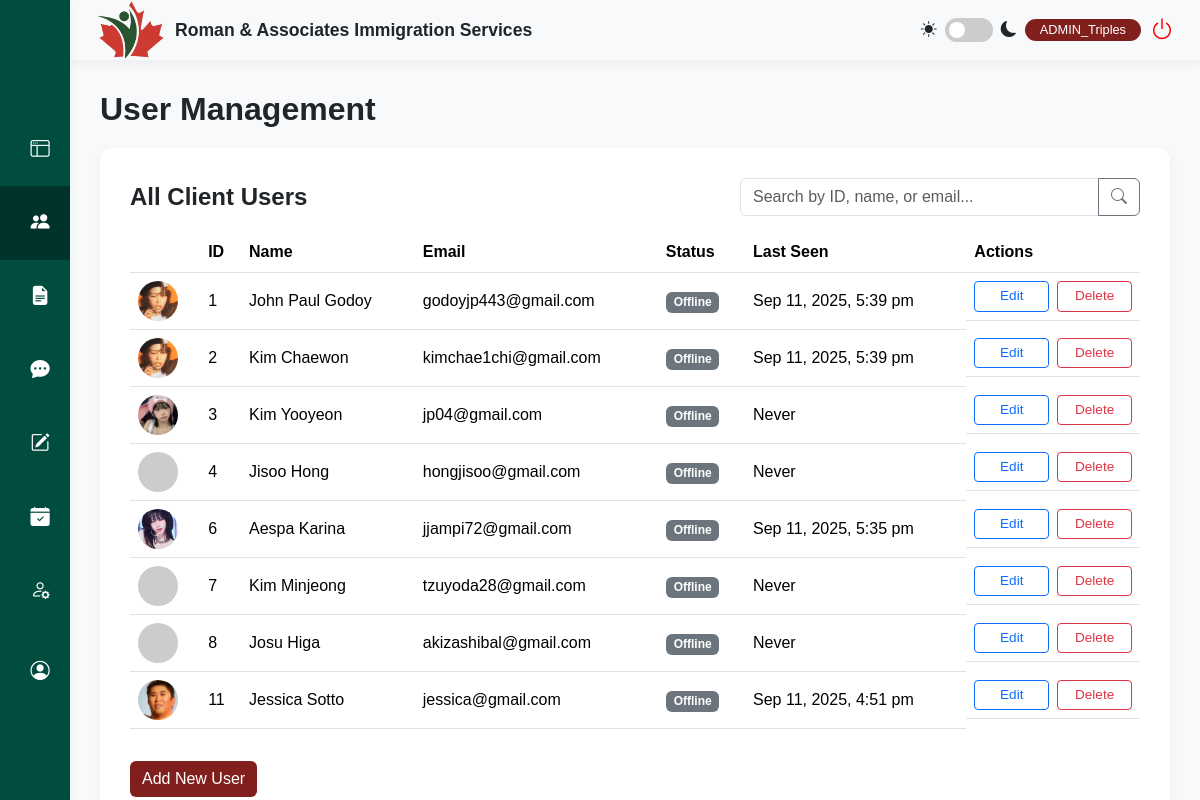
Before: /admin/user_management.php (signed in) with the older database file.
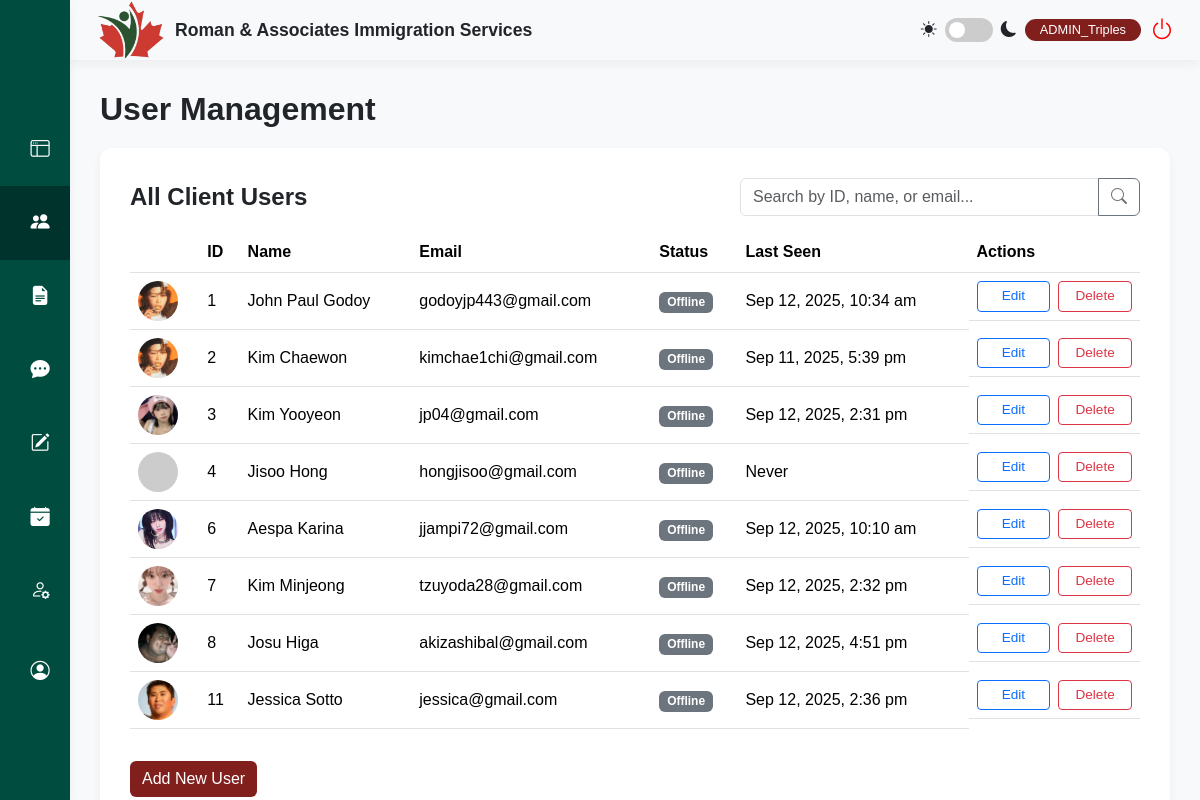
After: the same page with the newer database file.
### tables this page shows
CREATE TABLE `users` (
  `id` int(11) NOT NULL,
  `firstName` varchar(50) NOT NULL,
  `lastName` varchar(50) NOT NULL,
  `address` varchar(255) NOT NULL,
  `phone` varchar(20) NOT NULL,
  `email` varchar(100) NOT NULL,
  `password` varchar(255) NOT NULL,
  `profileImage` varchar(255) DEFAULT NULL,
  `location` varchar(255) DEFAULT NULL,
  `birthday` date DEFAULT NULL,
  `facebook` varchar(255) DEFAULT NULL,
  `instagram` varchar(255) DEFAULT NULL,
  `gmail` varchar(255) DEFAULT NULL,
  `email_notifications` tinyint(1) NOT NULL DEFAULT 1,
  `dark_mode` tinyint(1) NOT NULL DEFAULT 0,
  `documents_uploaded` tinyint(1) NOT NULL DEFAULT 0,
  `profile_picture_uploaded` tinyint(1) NOT NULL DEFAULT 0,
  `birthday_added` tinyint(1) NOT NULL DEFAULT 0,
  `social_links_added` tinyint(1) NOT NULL DEFAULT 0,
  `has_seen_tour` tinyint(1) NOT NULL DEFAULT 0,
  `role` varchar(50) NOT NULL DEFAULT 'client',
  `status` varchar(50) NOT NULL DEFAULT 'Inactive',
  `last_login` datetime DEFAULT NULL,
  `last_activity` datetime DEFAULT NULL,
  `reset_token_hash` varchar(64) DEFAULT NULL,
  `reset_token_expires_at` datetime DEFAULT NULL
);

### admin/user_management.php (the view, shortened to what this page needs)
<?php
require_once '../config.php';
$active_page = "user_management";
$users = [];
$sql_users = "SELECT id, firstName, lastName, email, last_activity, last_login, profileImage FROM users WHERE role LIKE '%Client%' ORDER BY id ASC";
if ($result = $conn->query($sql_users)) {
    while ($row = $result->fetch_assoc()) {
        $users[] = $row;
    }
} else {
    echo "ERROR: Could not execute user list query. " . $conn->error;
}
?>
<!doctype html>
<html lang="en">
<head>
    <link href="https://cdn.jsdelivr.net/npm/bootstrap@5.3.3/dist/css/bootstrap.min.css" rel="stylesheet">
    <link rel="stylesheet" href="https://cdn.jsdelivr.net/npm/bootstrap-icons@1.11.3/font/bootstrap-icons.min.css">
    <link rel="stylesheet" href="style.css">
</head>
<body>
    <div class="main-wrapper">
        <?php require_once 'sidebar.php'; ?>
        <div class="content-area">
            <?php require_once 'header.php'; ?>
            <main class="main-content">
                <h1>User Management</h1>
                <div class="content-card">
                    <div class="d-flex flex-column flex-md-row justify-content-between align-items-center mb-3">
                        <h2 class="mb-3 mb-md-0">All Client Users</h2>
                        <div class="input-group w-100" style="max-width: 400px;">
                            <input type="text" class="form-control" placeholder="Search by ID, name, or email..." id="searchInput">
                            <button class="btn btn-outline-secondary" type="button"><i class="bi bi-search"></i></button>
                        </div>
                    </div>
                    <div class="table-responsive table-container-scrollable">
                        <table class="table table-hover align-middle">
                            <thead>
                                <tr>
                                    <th></th>
                                    <th>ID</th>
                                    <th>Name</th>
                                    <th>Email</th>
                                    <th>Status</th>
                                    <th>Last Seen</th>
                                    <th>Actions</th>
                                </tr>
                            </thead>
                            <tbody id="user-table-body">
                                <?php if (!empty($users)): ?>
                                    <?php foreach ($users as $user): ?>
                                        <tr data-user-id="<?php echo $user['id']; ?>">
                                            <td>
                                                <?php
                                                    $avatar_path = !empty($user['profileImage']) ? '../' . htmlspecialchars($user['profileImage']) : 'https://placehold.co/40x40/666777/FFF?text=??';
                                                ?>
                                                <img src="<?php echo $avatar_path; ?>" alt="Avatar" class="table-avatar" onerror="this.onerror=null;this.src='https://placehold.co/40x40/666777/FFF?text=??';">
                                            </td>
                                            <td><?php echo $user['id']; ?></td>
                                            <td data-field="name"><?php echo htmlspecialchars($user['firstName'] . ' ' . $user['lastName']); ?></td>
                                            <td data-field="email"><?php echo htmlspecialchars($user['email']); ?></td>
                                            <td>
                                                <?php
                                                    $is_online = false;
                                                    echo $is_online ? '<span class="badge bg-success">Online</span>' : '<span class="badge bg-secondary">Offline</span>';
                                                ?>
                                            </td>
                                            <td><?php echo $user['last_login'] ? date('M j, Y, g:i a', strtotime($user['last_login'])) : 'Never'; ?></td>
                                            <td>
                                                <button class="btn btn-sm btn-outline-primary edit-user-btn"
                                                        data-bs-toggle="modal"
                                                        data-bs-target="#editUserModal"
                                                        data-user-id="<?php echo $user['id']; ?>"
                                                        data-first-name="<?php echo htmlspecialchars($user['firstName']); ?>"
                                                        data-last-name="<?php echo htmlspecialchars($user['lastName']); ?>"
                                                        data-email="<?php echo htmlspecialchars($user['email']); ?>">Edit</button>
                                                <button class="btn btn-sm btn-outline-danger delete-user-btn"
                                                        data-bs-toggle="modal"
                                                        data-bs-target="#deleteConfirmModal"
                                                        data-user-id="<?php echo $user['id']; ?>"
                                                        data-name="<?php echo htmlspecialchars($user['firstName'] . ' ' . $user['lastName']); ?>">Delete</button>
                                            </td>
                                        </tr>
                                    <?php endforeach; ?>
                                <?php else: ?>
                                    <tr>
                                        <td colspan="7" class="text-center">No client users found.</td>
                                    </tr>
                                <?php endif; ?>
                            </tbody>
                        </table>
                    </div>
                    <button class="btn btn-primary mt-3" data-bs-toggle="modal" data-bs-target="#addUserModal" style="background-color: var(--rais-button-maroon); border: none;">Add New User</button>
                </div>
            </main>
        </div>
    </div>
</body>
</html>

### admin/sidebar.php (shortened to what this page needs)
<aside class="sidebar d-flex flex-column">
    <nav class="nav">
        <a class="nav-link <?php echo ($active_page === 'dashboard') ? 'active' : ''; ?>" href="admin.php">
            <i class="bi bi-window-sidebar"></i><span>Dashboard</span>
        </a>
        <a class="nav-link <?php echo ($active_page === 'user_management') ? 'active' : ''; ?>" href="user_management.php">
            <i class="bi bi-people-fill"></i><span>User Management</span>
        </a>
        <a class="nav-link <?php echo ($active_page === 'application_management') ? 'active' : ''; ?>" href="application_management.php">
            <i class="bi bi-file-earmark-text-fill"></i><span>Application Management</span>
        </a>
        <a class="nav-link <?php echo ($active_page === 'chat_management') ? 'active' : ''; ?>" href="chat_management.php">
            <i class="bi bi-chat-dots-fill"></i><span>Chat Management</span>
        </a>
        <a class="nav-link <?php echo ($active_page === 'content_management') ? 'active' : ''; ?>" href="content_management.php">
            <i class="bi bi-pencil-square"></i><span>Content Management</span>
        </a>
         <a class="nav-link <?php echo ($active_page === 'booking_management') ? 'active' : ''; ?>" href="booking_management.php">
            <i class="bi bi-calendar-check-fill"></i><span>Booking Management</span>
        </a>
         <a class="nav-link <?php echo ($active_page === 'admin_profile') ? 'active' : ''; ?>" href="admin_profile.php">
            <i class="bi bi-person-gear"></i><span>Admin Profiles</span>
        </a>
        <a class="nav-link mt-auto <?php echo ($active_page === 'profile') ? 'active' : ''; ?>" href="profile.php">
            <i class="bi bi-person-circle"></i><span>Profile</span>
        </a>
    </nav>
</aside>

### admin/header.php (shortened to what this page needs)
<link rel="stylesheet" href="style.css">
<header class="header">
    <div class="header-brand d-flex align-items-center">
        <img src="../img/logoulit.png" alt="RAIS Logo Light" class="header-logo-img light-mode-logo">
        <span class="header-title d-none d-sm-block">Roman & Associates Immigration Services</span>
    </div>
    <div class="user-status d-flex align-items-center gap-2">
        <div class="theme-switch-wrapper">
            <i class="bi bi-sun-fill"></i>
            <label class="theme-switch" for="theme-checkbox">
                <div class="slider round"></div>
            </label>
            <i class="bi bi-moon-fill"></i>
        </div>
        <span class="badge">
            ADMIN_<?php
                if (isset($_SESSION['firstName'])) {
                    echo htmlspecialchars($_SESSION['firstName']);
                } else {
                    echo 'User';
                }
            ?>
        </span>
        <button type="button" class="btn btn-link" data-bs-toggle="modal" data-bs-target="#logoutConfirmModal">
            <i class="bi bi-power"></i>
        </button>
    </div>
</header>

### admin/style.css (style rules this page uses)
:root { --rais-bg-light: #f8f9fa; --rais-border-color: #dee2e6; --rais-button-maroon: #811F1D; --rais-card-bg: #ffffff; --rais-dark-green: #00332c; --rais-light-gray: #f8f9fa; --rais-primary-green: #004d40; --rais-shadow: 0 4px 10px rgba(0, 0, 0, 0.05); --rais-text-dark: #212529; --rais-text-light: #6c757d; }
[id$='-table-body'] tr { cursor: pointer; }
body { background-color: var(--rais-light-gray); color: var(--rais-text-dark); font-family: 'Poppins', sans-serif; overflow: hidden; transition: background-color 0.3s, color 0.3s; }
.content-area { flex-grow: 1; height: 100vh; margin-left: 70px; overflow-y: auto; }
.content-card { background-color: var(--rais-card-bg); border-radius: 12px; box-shadow: var(--rais-shadow); margin-bottom: 20px; padding: 30px; }
.content-card h2 { font-size: 1.5rem; font-weight: 600; margin-bottom: 15px; }
.header { align-items: center; background-color: var(--rais-bg-light); box-shadow: var(--rais-shadow); display: flex; height: 60px; justify-content: space-between; padding: 0 25px; position: sticky; top: 0; z-index: 1020; }
.header-brand { gap: 10px; }
.header-logo-img { height: 70px; object-fit: contain; width: auto; }
.header-logo-img.light-mode-logo { display: block; }
.header-title { color: var(--rais-text-dark); font-size: 1.1rem; font-weight: 600; white-space: nowrap; }
.main-content { display: flex; flex-direction: column; flex-grow: 1; height: calc(100vh - 60px); padding: 30px; }
.main-content h1 { font-size: 2rem; font-weight: 700; margin-bottom: 20px; }
.main-wrapper { display: flex; height: 100vh; }
.modal-content, .modal-header, .modal-footer, .form-control, .form-select, .form-text, .dynamic-section, .input-group .btn-outline-secondary { transition: background-color 0.3s, color 0.3s, border-color 0.3s; }
.sidebar { background-color: var(--rais-primary-green); width: 70px; flex-shrink: 0; color: white; padding: 30px 0; box-shadow: var(--rais-shadow); transition: width 0.3s ease-in-out; overflow: hidden; position: fixed; top: 0; height: 100vh; display: flex; flex-direction: column; z-index: 1031; }
.sidebar .nav { flex: 1 1 auto; overflow-y: auto; overflow-x: hidden; min-height: 0; }
.sidebar .nav-link { color: white; font-weight: 500; padding: 15px 30px; display: flex; align-items: center; gap: 15px; white-space: nowrap; transition: background-color 0.3s ease; }
.sidebar .nav-link.active, .sidebar .nav-link:hover { background-color: var(--rais-dark-green); }
.sidebar .nav-link i { font-size: 1.2rem; min-width: 20px; text-align: center; transition: transform 0.2s ease-in-out; }
.slider { background-color: #ccc; bottom: 0; cursor: pointer; left: 0; position: absolute; right: 0; top: 0; transition: .4s; }
.slider.round { border-radius: 34px; }
.slider.round:before { border-radius: 50%; }
.slider:before { background-color: #fff; bottom: 4px; content: ""; height: 16px; left: 4px; position: absolute; transition: .4s; width: 16px; }
.table .btn { font-size: 0.85rem; margin: 2px; min-width: 75px; }
.table td, .table th { transition: background-color 0.3s, color 0.3s; }
.table-responsive { margin-top: 15px; }
.theme-switch { display: inline-block; height: 24px; position: relative; width: 48px; }
.theme-switch-wrapper { align-items: center; display: flex; }
.theme-switch-wrapper i { color: var(--rais-text-dark); font-size: 1rem; }
.theme-switch-wrapper .bi-moon-fill { margin-left: 8px; }
.theme-switch-wrapper .bi-sun-fill { margin-right: 8px; }
.user-status { align-items: center; display: flex; gap: 15px; }
.user-status .badge { background-color: var(--rais-button-maroon); border-radius: 20px; font-size: 0.8rem; font-weight: 500; padding: 5px 15px; }
.user-status .btn { font-size: 1.5rem; padding: 0; }
.user-status .btn .bi-power { color: red; }
.table td:has(.btn + .btn) { display: grid; align-items: center; gap: 8px; }
@media (min-width: 769px) { .table td:has(.btn + .btn) { grid-template-columns: 1fr 1fr; } }
.table td:has(.btn + .btn) .btn { width: 100%; margin: 0; min-width: 0; }

### admin/user_management.php (style rules this page uses)
.table-avatar { width: 40px; height: 40px; object-fit: cover; border-radius: 50%; }
.table-container-scrollable { max-height: 580px; overflow-y: auto; }

### admin/sidebar.php (style rules this page uses)
.sidebar { height: 100vh; display: flex; flex-direction: column; }
.sidebar .nav { flex: 1 1 auto; min-height: 0; overflow-y: auto; -webkit-overflow-scrolling: touch; scrollbar-width: none; }
.sidebar .nav-link { width:100%; height:auto; }

Changed rows visible on the page:
changed users "John Paul Godoy": last_login "Sep 11, 2025, 5:39 pm" → "Sep 12, 2025, 10:34 am"
changed users "Kim Yooyeon": last_login (not shown) → "Sep 12, 2025, 2:31 pm"; no longer shows "Never"
changed users "Aespa Karina": last_login "Sep 11, 2025, 5:35 pm" → "Sep 12, 2025, 10:10 am"
changed users "Kim Minjeong": profileImage: picture added in place of a placeholder; last_login (not shown) → "Sep 12, 2025, 2:32 pm"; no longer shows "Never"
changed users "Josu Higa": profileImage: picture added in place of a placeholder; last_login (not shown) → "Sep 12, 2025, 4:51 pm"; no longer shows "Never"
changed users "Jessica Sotto": last_login "Sep 11, 2025, 4:51 pm" → "Sep 12, 2025, 2:36 pm"
